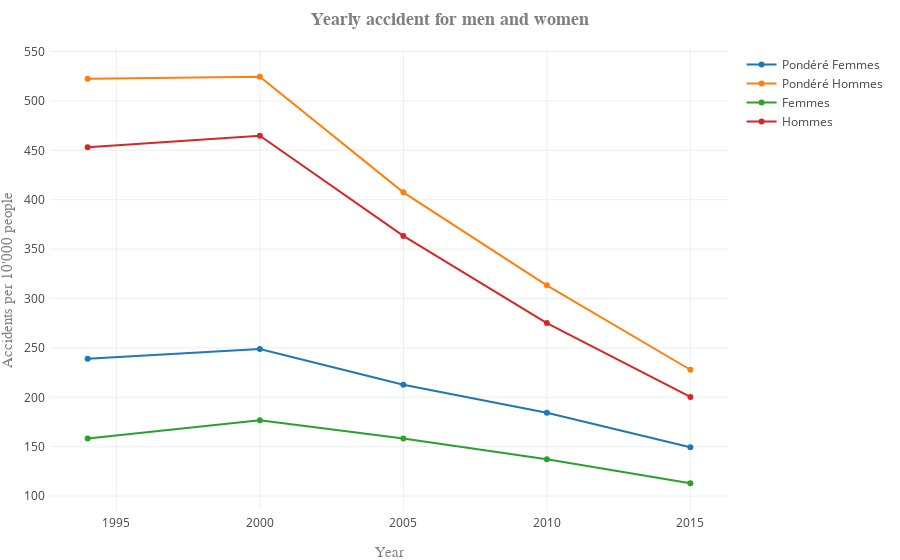

The code cell stored with this chart in its notebook:
### Markdown cell above
In general, we can note an increase in the proportion of people with a driver license. 

An interesting conclusion comes from the fact that not that many young people posess a license, and yet they are responsible for a lot of accidents. Sadly, since the age intervals are not defined like before and are very vague, we cannot really perform an analysis on them. However, it is to notice that if we did, we would see an even greater gap between younger and older people: young people have more accidents per 10'000 people but less have a driver license. This means that they will have even more accidents per 10'000 people posessing a license!

Given the lack of information of this dataset again (the information on the sexes is aggregated and only present for a few years), we can only restrain our analysis on the accidents by sexes for the 5 years in the data.

### Code cell
# Get the total accident for men and women for the years interesting us
df_conducteur_sexe = df_conducteur.groupby('sexe').sum()\
    [['1994', '2000', '2005', '2010', '2015']]

# Make the indices plural to match the ones of the other dataset
df_conducteur_sexe = df_conducteur_sexe.transpose().add_suffix('s').transpose()

# Get the proportion of men and women having a license
df_proportion_sexe = df_proportion_permis.iloc[1:3].set_index('critere')

# Scale the data given the proportion of people with a license
df_conducteur_sexe_scaled = df_conducteur_sexe/df_proportion_sexe*100

# Custom the indices
df_conducteur_sexe_scaled = df_conducteur_sexe_scaled.transpose().add_prefix('Pondéré ').transpose()

# Concatenate the dataframes to plot them
df_conducteur_sexe_scaled = df_conducteur_sexe_scaled.append(df_conducteur_sexe)

# plot the results with our function
plot_dataframe(x=df_conducteur_sexe_scaled.columns.values, y=df_conducteur_sexe_scaled,\
               title='Yearly accident for men and women', xlabel='Year',\
               ylabel="Accidents per 10'000 people",\
               labels=df_conducteur_sexe_scaled.index.values,\
               rotation=45, number_to_plot=None,name_save='accident_driver_sexe')

### Figure 1 — Plotly figure (JSON) as saved in the notebook; plotly's stock layout.template omitted (floating-point values rounded to 4 significant figures)
{"data": [{"name": "Pondéré Femmes", "type": "scatter", "uid": "613fb1f6-0dd4-44dd-aef6-e95cdac07b0c", "x": ["1994", "2000", "2005", "2010", "2015"], "y": [239.0, 248.8, 212.7, 184.4, 149.5]}, {"name": "Pondéré Hommes", "type": "scatter", "uid": "2ca14921-7220-4790-9c51-aa0e07b3a55c", "x": ["1994", "2000", "2005", "2010", "2015"], "y": [522.5, 524.5, 407.5, 313.3, 227.9]}, {"name": "Femmes", "type": "scatter", "uid": "26aac0b2-41d4-48ee-b04f-664d8d88eec1", "x": ["1994", "2000", "2005", "2010", "2015"], "y": [158.3, 176.8, 158.3, 137.2, 113.0]}, {"name": "Hommes", "type": "scatter", "uid": "0c5bc35d-0af6-47e1-bcfb-674e02e8f472", "x": ["1994", "2000", "2005", "2010", "2015"], "y": [453.1, 464.8, 363.4, 275.1, 200.4]}], "layout": {"margin": {"b": 50, "l": 50, "pad": 4, "r": 50, "t": 50}, "title": "<b>Yearly accident for men and women</b>", "titlefont": {"color": "#7f7f7f", "family": "Courier New, monospace", "size": 18}, "xaxis": {"title": "Year", "titlefont": {"color": "#7f7f7f", "family": "Courier New, monospace", "size": 15}}, "yaxis": {"title": "Accidents per 10'000 people", "titlefont": {"color": "#7f7f7f", "family": "Courier New, monospace", "size": 15}}}}
